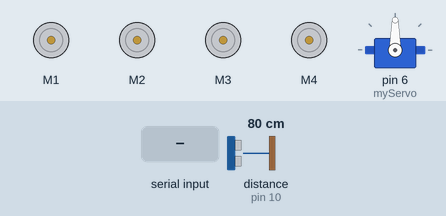
The sketch below on a simulated Arduino Uno, built with avr-gcc and run on an emulated ATmega328P. Parts: 4 × DC motor (green arrow = forward, orange = backward, longer = faster), servo. Inputs (shaded band) come from the test bench; at power-on: distance to the obstacle (sensor on pin 10) 80 cm. The echo pulse lasts 58.3 µs per cm.

Above: at 1.2 s.
1.3 s: "F" received over Serial
At 2.5 s:
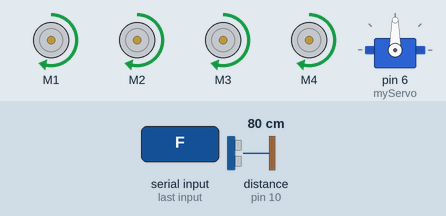
2.8 s: "B" received over Serial
At 3.7 s:
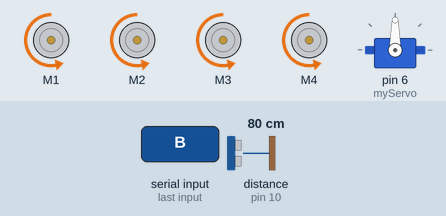
4.3 s: "L" received over Serial
At 4.8 s:
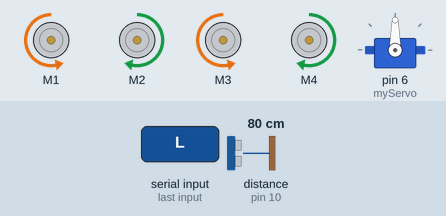
5.8 s: "R" received over Serial
At 7.0 s:
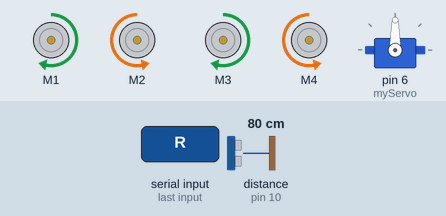
7.3 s: "S" received over Serial
At 8.3 s:
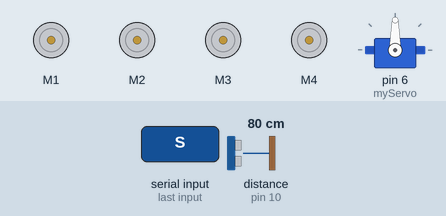
Timing chart, 0 to 9.8 s (numbered marks = the images above; inputs shaded):
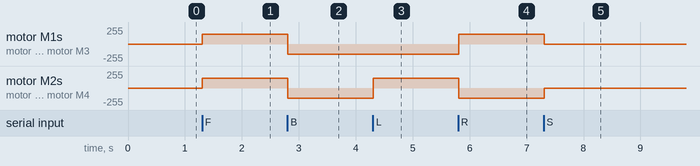

Measured:
- after the input at 1.3 s, motor M1–4: stopped → forward 150/255 at once
- after the input at 2.8 s, motor M1–4: forward 150/255 → backward 150/255 at once
- after the input at 4.3 s, motor M2, motor M4: backward 150/255 → forward 150/255 at once
- after the input at 5.8 s, motor M1, motor M3: backward 150/255 → forward 150/255 at once; motor M2, motor M4: forward 150/255 → backward 150/255 at once
- after the input at 7.3 s, motor M1, motor M3: forward 150/255 → stopped at once; motor M2, motor M4: backward 150/255 → stopped at once

The sketch:

vocobot.ino
```cpp
#include <AFMotor.h>
#include <Servo.h>

// Motors
AF_DCMotor motor1(1);
AF_DCMotor motor2(2);
AF_DCMotor motor3(3);
AF_DCMotor motor4(4);

// Servo
Servo myServo;

// Ultrasonic pins
int trigPin = 9;
int echoPin = 10;

// Bluetooth input
char command;

// Distance variable
long duration;
int distance;

void setup() {
  Serial.begin(9600);

  motor1.setSpeed(150);
  motor2.setSpeed(150);
  motor3.setSpeed(150);
  motor4.setSpeed(150);

  myServo.attach(6);

  pinMode(trigPin, OUTPUT);
  pinMode(echoPin, INPUT);
}

// Distance function
int getDistance() {
  digitalWrite(trigPin, LOW);
  delayMicroseconds(2);

  digitalWrite(trigPin, HIGH);
  delayMicroseconds(10);
  digitalWrite(trigPin, LOW);

  duration = pulseIn(echoPin, HIGH);
  distance = duration * 0.034 / 2;

  return distance;
}

// Movement functions
void forward() {
  motor1.run(FORWARD);
  motor2.run(FORWARD);
  motor3.run(FORWARD);
  motor4.run(FORWARD);
}

void backward() {
  motor1.run(BACKWARD);
  motor2.run(BACKWARD);
  motor3.run(BACKWARD);
  motor4.run(BACKWARD);
}

void left() {
  motor1.run(BACKWARD);
  motor2.run(FORWARD);
  motor3.run(BACKWARD);
  motor4.run(FORWARD);
}

void right() {
  motor1.run(FORWARD);
  motor2.run(BACKWARD);
  motor3.run(FORWARD);
  motor4.run(BACKWARD);
}

void stopBot() {
  motor1.run(RELEASE);
  motor2.run(RELEASE);
  motor3.run(RELEASE);
  motor4.run(RELEASE);
}

void loop() {

  if (Serial.available()) {
    command = Serial.read();

    int dist = getDistance();

    // Obstacle safety
    if (dist < 20) {
      stopBot();
      return;
    }

    switch (command) {
      case 'F': forward(); break;
      case 'B': backward(); break;
      case 'L': left(); break;
      case 'R': right(); break;
      case 'S': stopBot(); break;
    }
  }
}
```
